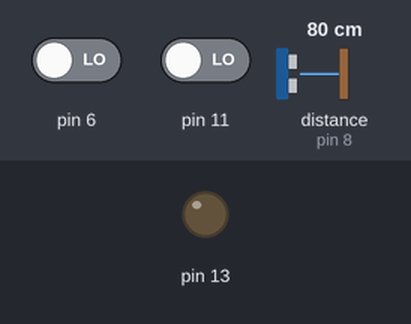
Recording of a sketch running on a simulated Arduino Uno, built with avr-gcc and run on an emulated ATmega328P. Parts: output pins drawn as LEDs (lit = HIGH). Wiring (inferred from the names in the program): ultrasonic range finder: trigger pin 9; echo pin 8. Dashed ring = blinking. Inputs (shaded band) come from the test bench; at power-on: pin 6 LOW, pin 11 LOW, distance to the obstacle (sensor on pin 8) 80 cm. The echo pulse lasts 58.3 µs per cm; pins used as bus, display or sensor lines are not drawn; what the sketch prints to the serial monitor is not drawn.

Above: at 1.2 s.
1.3 s: pin 6 driven HIGH
At 1.9 s:
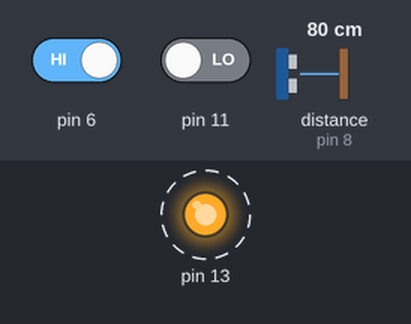
4.4 s: pin 6 driven LOW
At 5.1 s:
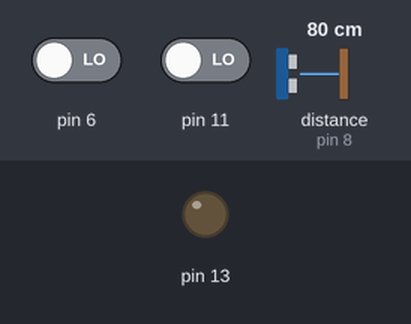
Timing chart, 0 to 7.4 s (numbered marks = the images above; inputs shaded):
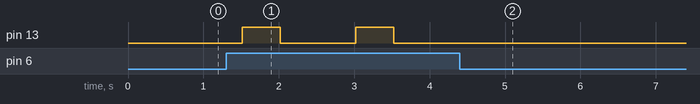

Measured:
- after the input at 1.3 s, pin 13: alternates HIGH for 0.50 s and LOW for 1.0 s, starting after 0.22 s
- after the input at 4.4 s, pin 13: stops changing and stays LOW

The sketch:

NODEzilla_ArduinoCode.ino
```cpp
#include <LiquidCrystal.h>
LiquidCrystal lcd(12, 10, 5, 4, 3, 2);
 float dtime=0.0,ftime=500.0,f1time=0.0;
 signed int v=0;
 char text2[50];
 char text3[50];
 int rotation=0;
 int maxspeed;
 const int echoPin = 8;
 const int pingPin = 9;
 char speed1[20];
 char speed2[20];
 int a=0;
 int b=0;
 float r=0.03;
 void setup()
 {
   Serial.begin(9600);
   pinMode(pingPin, OUTPUT);
   pinMode(echoPin, INPUT);
   pinMode(11,INPUT);
   pinMode(6,INPUT);
   pinMode(13,OUTPUT);
}

int check=0;
int prespeed=0;
 void loop()
 {
      long duration,cm;
    if(check==0)
    {
        Serial.write("Name:Harry||Vehc_No:1423");
        check=1;
    }

    if(digitalRead(11)==HIGH)
    {
      rotation++;
    }
    if(millis()-dtime>=1000)
    {
      v = 2 *(3.14) * rotation * r * 5/ 18 ;
      dtime=millis();
      rotation=0;
    }
    while(Serial.available())
        {
            maxspeed=Serial.read();
        }
    sprintf(text2,"Speed limit:%d Current speed:%d ",maxspeed,v);
    sprintf(text3,"Warning speed=%d exceeded limit ",v);
    if(maxspeed>0)
        {
          if(maxspeed>=v)
          {
            lcd.setCursor(0,0);
            lcd.print(text2);
            a=0;
          }
          else
          {
            lcd.setCursor(0,0);
            lcd.print (text3);
          if(millis()-ftime>=500)
          {
            if(a==1)
            {
              sprintf(speed1,"%d",prespeed);
              Serial.write(speed1);
              a=0;
            }
            if(a==0)
            {
              a=1;
              prespeed=v;
            }
            ftime=millis();
            dtime=millis();
          }
          }
        }


  if(millis()-f1time>=500)
          {
            digitalWrite(pingPin, LOW);
  delayMicroseconds(2);

  digitalWrite(pingPin, HIGH);
  delayMicroseconds(10);

  digitalWrite(pingPin, LOW);

  duration = pulseIn(echoPin, HIGH);

  cm = microsecondsToCentimeters(duration);


  if(cm<400 && digitalRead(6)==HIGH)
  {
    buzzer_beep();
  }
            f1time=millis();

          }


 }
void buzzer_beep()
{
    digitalWrite(13, HIGH);
    delay(500);
    digitalWrite(13, LOW);
    delay(500);
}

long microsecondsToCentimeters(long microseconds)
{
   return microseconds / 29 / 2;
}
```
